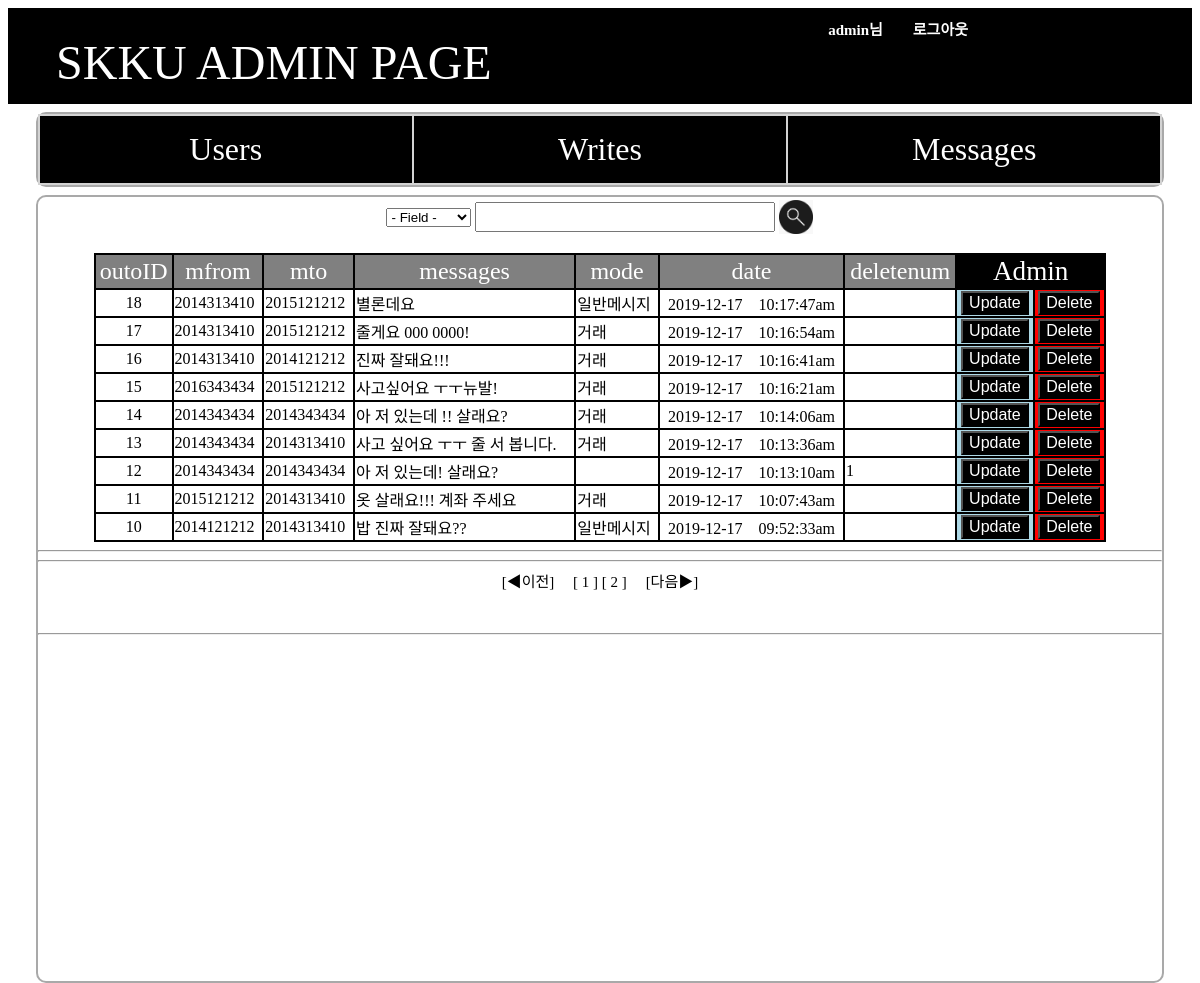
Page /adminpage3.php (signed in) on the committed database.
### tables this page shows
CREATE TABLE `messages` (
  `outoID` int(11) NOT NULL,
  `mfrom` varchar(40) DEFAULT NULL,
  `mto` varchar(40) DEFAULT NULL,
  `messages` varchar(100) DEFAULT NULL,
  `mode` varchar(11) DEFAULT NULL,
  `date` varchar(30) DEFAULT NULL,
  `deletenum` int(11) DEFAULT NULL
);

### adminpage3.php (the view, shortened to what this page needs)
<?php
$con = mysqli_connect('localhost','flea','7941','flea');
$query = "SELECT * FROM messages";
$mtotal=0;
$mview=9;
if(isset($_GET['mpage']) && $_GET['mpage'] !=""){
		$mpage = $_GET['mpage'];
}else{
	$mpage=1;
}
$result = mysqli_query($con,$query);
while($row = mysqli_fetch_array($result)){
	$mtotal++;
}
$mlink=ceil(($mtotal/$mview)+0.5);
$pagarray = get_page($mtotal,$mview,$mlink,$mpage);
function get_page($mtotal,$mview,$mlink,$mpage) {
  $p[total] = ceil($mtotal / $mview);
  $p[srt] = floor(($mpage -1) / $mlink) * $mlink +1;
  $p[end] = ($p[srt] + $mlink -1 > $p[total]) ? $p[total] : $p[srt] + $mlink -1;
  $p[prev] = ($mpage < $mlink) ? $p[srt] : $p[srt] -1;
  $p[next] = ($p[end] +1 > $p[total]) ? $p[end] : $p[end] +1;
  return $p;
}
?>
<html>
<body>
	<div style=" color:black; WIDTH: 100%; HEIGHT: 100%">
	<div id="header0">
<h1>
<?php
	echo $_SESSION['adminlogin']."님　　";
	echo "<a class=top href=logout.php>로그아웃　　</a>";
?>
</h1>
</div>
	<div class="header">
	<a class="flea" href="adminpage.php">　SKKU ADMIN PAGE </a>
	</div>
	<div style="background-color:white; margin: 0.5em auto; width:95%;height:auto; border-radius:10px;border:2px solid darkgray;">
	<table class="menu" width="100%" cellpadding="15">
	<tr bgcolor="black">
	<td class="menu" WIDTH=33.3%><a class="linkmenu" href=adminpage.php>Users</a></td>
	<td class="menu" WIDTH=33.3%><a class="linkmenu" href=adminpage2.php>Writes</a></td>
	<td class="menu" WIDTH=33.3%><a class="linkmenu" href=adminpage3.php>Messages</a></td>
	</tr>
	</table>
	</div>
	<div style="background-color:white; margin: 0.5em auto; width:95%;height:100%; border-radius:10px;border:2px solid darkgray;">
	<center>
	<form method="post" action="<?php echo $_SERVER['PHP_SELF'];?>">
	<table>
	<tr>
	<td><select name="field" ailgn=center>
	<option value="">- Field -</option>
	</select></td>
	<td><input type="text" name="search" size="35" style="font-size:13pt; height:30px; width:300px"></td>
	<td><input type="image" name="btnsearch" value="검색" src="img/search.jpg" width="34" height="34" align="center">
	</td>
	</tr>
	</table>
	</form>
	<table width=90% bgcolor="black">
	<tr>
	<td class="key">outoID</td>
	<td class="key">mfrom</td>
	<td class="key">mto</td>
	<td class="key">messages</td>
	<td class="key">mode</td>
	<td class="key">date</td>
	<td class="key">deletenum</td>
	<td class="key2" colspan="2">Admin</td>
	</tr>
<?php
	$query = $query." ORDER BY outoID DESC";
	$result = mysqli_query($con,$query);
	$item=0;
	while($row = mysqli_fetch_array($result)){
	if($item >= (($mpage*9)-9)){
?>
	<tr bgcolor="white">
	<form method='post' action="<?php echo $_SERVER['PHP_SELF'];?>">
	<td style="text-align:center;"><?php echo $row[outoID];?></td>
	<td><?php echo $row[mfrom];?></td>
	<td><?php echo $row[mto];?></td>
	<td><?php echo $row[messages];?></td>
	<td><?php echo $row[mode];?></td>
	<td style="text-align:center;"><?php echo $row['date'];?></td>
	<td><?php echo $row[deletenum];?></td>
	<td bgcolor=lightblue style="text-align:center;"><input type="submit" name="update" value="Update"></td>
	<td bgcolor=red style="text-align:center;"><input type="submit" name="delete" value="Delete"></td>
	</form>
	</tr>
<?php
	}
	$item++;
	if($item == $mpage*9){
		break;
	}
}
echo "</table><hr/>";
?>
	</center>
<?php
echo "<hr/><center>";
echo "<form method='post' action='".$_SERVER['PHP_SELF']."'>";
echo "<a class='item' href=adminpage3.php?mpagearray=$pagarray[prev]> [◀이전]　</a>";
for($i=$pagarray[srt]; $i<=$pagarray[end]; $i++) {
	if($page==$i){
			echo "<a class='item' href=adminpage3.php?mpage=$i><b> [ ".$i." ] </b></a>";
	}else{
		echo "<a class='item' href=adminpage3.php?mpage=$i> [ ".$i." ] </a>";
	}
}
echo "<a class='item' href=adminpage3.php?mpage=$i&mpagearray=$pagarray[next]>　[다음▶] </a>";
echo "</form>";
echo "<br/><hr/>";
echo "</center>";
?>
	</div>
</div>
</body>
</html>

### adminpage3.php (style rules this page uses)
input[type="submit"] { font-size: 1em; color:white; background-color:black; }
a.item { font-size:15px; color:black; text-decoration:none; }
a.linkmenu { color:white; text-decoration:none; }
div.header { background-color:black; color:green; WIDTH: 100%; HEIGHT: 80px; TEXT-ALIGN: left; border-bottom:1px solid black; }
a.flea { color:white;text-decoration:none;font-size: 3em;font:bold; }
table.menu { font-size:100%;background:lightgray; }
td.menu { background:black; color:white; font-size:200%; margin:30px 30px; text-align:center; }
td.key { background:gray; color:white; font-size:150%; margin:30px 30px; text-align:center; }
td.key2 { background:black; color:white; font-size:170%; margin:30px 30px; text-align:center; }
#header0 { background:black; WIDTH: 100%; HEIGHT: 15px }
#header0 H1 { POSITION: absolute; TEXT-ALIGN: right; FONT-SIZE: 15px; WIDTH: 80%; COLOR: white; }
a.top { color:white;text-decoration:none;text-align:center;font:bold; }

### rows in the picture
messages: outoID "18", mfrom "2014313410", mto "2015121212", messages "별론데요", mode "일반메시지", date "2019-12-17 10:17:47am"
messages: outoID "17", mfrom "2014313410", mto "2015121212", messages "줄게요 000 0000!", mode "거래", date "2019-12-17 10:16:54am"
messages: outoID "16", mfrom "2014313410", mto "2014121212", messages "진짜 잘돼요!!!", mode "거래", date "2019-12-17 10:16:41am"
messages: outoID "15", mfrom "2016343434", mto "2015121212", messages "사고싶어요 ㅜㅜ뉴발!", mode "거래", date "2019-12-17 10:16:21am"
messages: outoID "14", mfrom "2014343434", mto "2014343434", messages "아 저 있는데 !! 살래요?", mode "거래", date "2019-12-17 10:14:06am"
messages: outoID "13", mfrom "2014343434", mto "2014313410", messages "사고 싶어요 ㅜㅜ 줄 서 봅니다.", mode "거래", date "2019-12-17 10:13:36am"
messages: outoID "12", mfrom "2014343434", mto "2014343434", messages "아 저 있는데! 살래요?", date "2019-12-17 10:13:10am", deletenum "1"
messages: outoID "11", mfrom "2015121212", mto "2014313410", messages "옷 살래요!!! 계좌 주세요", mode "거래", date "2019-12-17 10:07:43am"
messages: outoID "10", mfrom "2014121212", mto "2014313410", messages "밥 진짜 잘돼요??", mode "일반메시지", date "2019-12-17 09:52:33am"

### other values in the picture
$_SESSION['adminlogin'] "admin"
